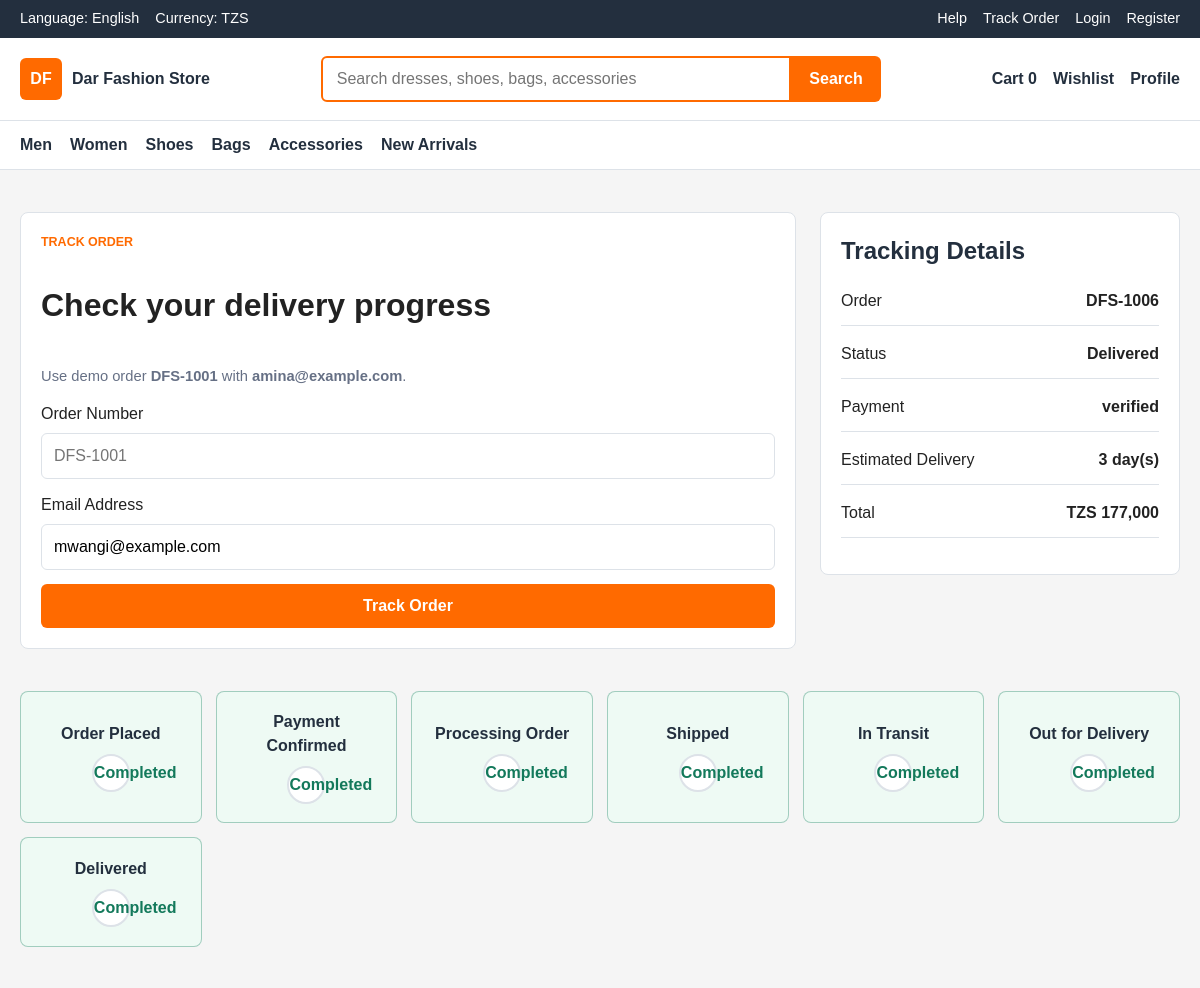
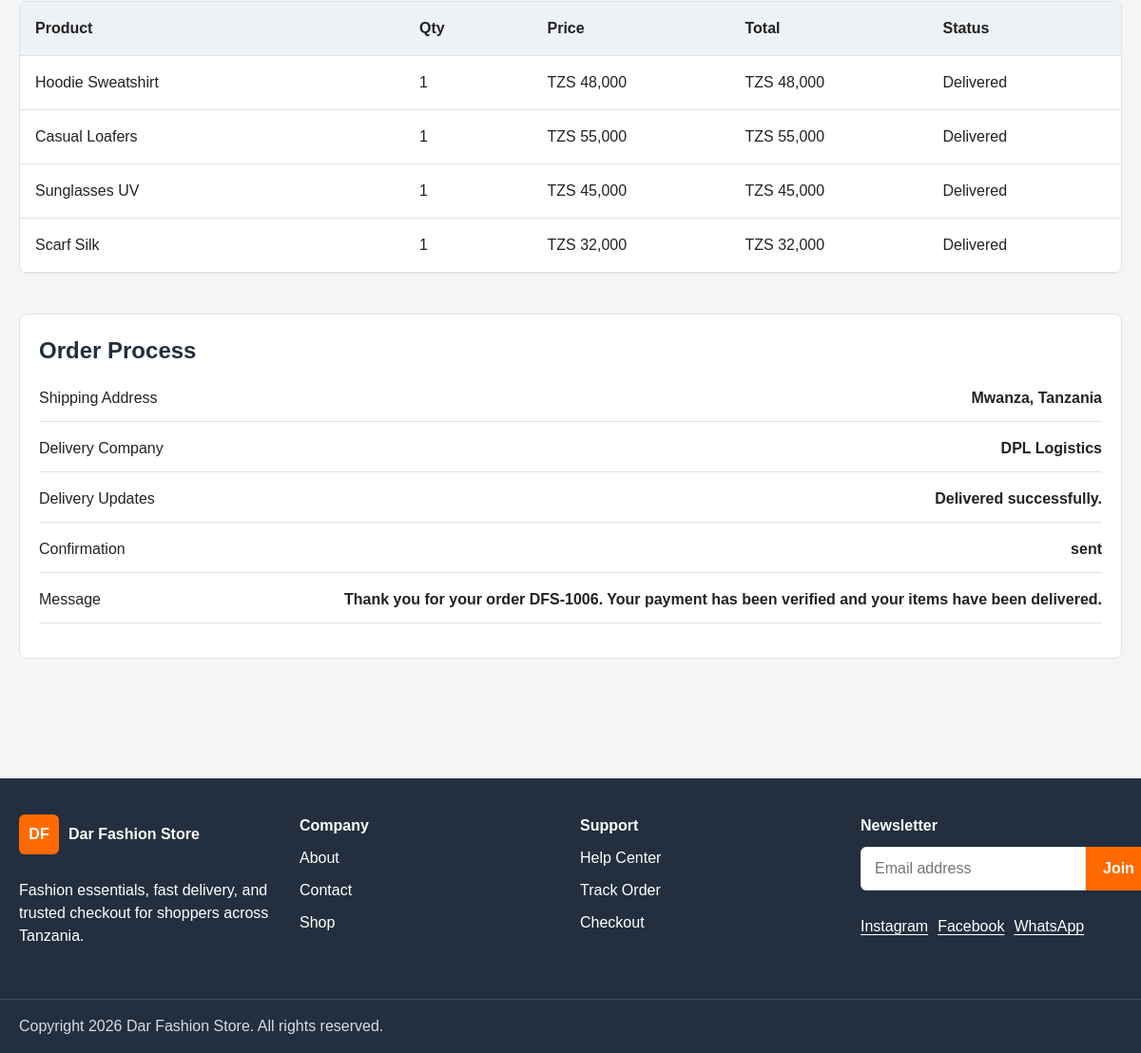
Screenshot of /track-order.php?email=mwangi@example.com with the database file from the repository (2 pictures, top to bottom).
### tables this page shows
CREATE TABLE orders (
    id INT UNSIGNED AUTO_INCREMENT PRIMARY KEY,
    order_number VARCHAR(40) NOT NULL UNIQUE,
    user_id INT UNSIGNED,
    customer_name VARCHAR(120) NOT NULL,
    customer_email VARCHAR(160) NOT NULL,
    customer_phone VARCHAR(30) NOT NULL,
    shipping_address TEXT NOT NULL,
    subtotal DECIMAL(10,2) NOT NULL DEFAULT 0.00,
    delivery_fee DECIMAL(10,2) NOT NULL DEFAULT 0.00,
    total DECIMAL(10,2) NOT NULL,
    status ENUM('pending', 'confirmed', 'processing', 'shipped', 'in_transit', 'out_for_delivery', 'delivered', 'cancelled') NOT NULL DEFAULT 'pending',
    delivery_company VARCHAR(120),
    delivery_notes TEXT,
    estimated_delivery_days INT UNSIGNED NOT NULL DEFAULT 1,
    created_at TIMESTAMP NOT NULL DEFAULT CURRENT_TIMESTAMP,
    updated_at TIMESTAMP NOT NULL DEFAULT CURRENT_TIMESTAMP ON UPDATE CURRENT_TIMESTAMP,
    CONSTRAINT fk_orders_user
        FOREIGN KEY (user_id) REFERENCES users(id)
        ON UPDATE CASCADE
        ON DELETE SET NULL,
    INDEX idx_orders_user (user_id),
    INDEX idx_orders_status (status),
    INDEX idx_orders_created_at (created_at)
);

CREATE TABLE payments (
    id INT UNSIGNED AUTO_INCREMENT PRIMARY KEY,
    order_id INT UNSIGNED NOT NULL,
    method ENUM('mobile_money', 'card_demo', 'cash_on_delivery') NOT NULL,
    amount DECIMAL(10,2) NOT NULL,
    payment_status ENUM('pending', 'verified', 'failed', 'refunded') NOT NULL DEFAULT 'pending',
    transaction_ref VARCHAR(120),
    provider_response TEXT,
    paid_at TIMESTAMP NULL,
    created_at TIMESTAMP NOT NULL DEFAULT CURRENT_TIMESTAMP,
    CONSTRAINT fk_payments_order
        FOREIGN KEY (order_id) REFERENCES orders(id)
        ON UPDATE CASCADE
        ON DELETE CASCADE,
    INDEX idx_payments_order (order_id),
    INDEX idx_payments_status (payment_status)
);

CREATE TABLE order_items (
    id INT UNSIGNED AUTO_INCREMENT PRIMARY KEY,
    order_id INT UNSIGNED NOT NULL,
    product_id INT UNSIGNED,
    product_name VARCHAR(180) NOT NULL,
    quantity INT UNSIGNED NOT NULL,
    price DECIMAL(10,2) NOT NULL,
    line_total DECIMAL(10,2) NOT NULL,
    created_at TIMESTAMP NOT NULL DEFAULT CURRENT_TIMESTAMP,
    CONSTRAINT fk_order_items_order
        FOREIGN KEY (order_id) REFERENCES orders(id)
        ON UPDATE CASCADE
        ON DELETE CASCADE,
    CONSTRAINT fk_order_items_product
        FOREIGN KEY (product_id) REFERENCES products(id)
        ON UPDATE CASCADE
        ON DELETE SET NULL,
    INDEX idx_order_items_order (order_id),
    INDEX idx_order_items_product (product_id)
);

CREATE TABLE order_confirmations (
    id INT UNSIGNED AUTO_INCREMENT PRIMARY KEY,
    order_id INT UNSIGNED NOT NULL,
    channel ENUM('email', 'sms', 'whatsapp') NOT NULL DEFAULT 'email',
    recipient VARCHAR(160) NOT NULL,
    subject VARCHAR(180),
    message TEXT NOT NULL,
    status ENUM('pending', 'sent', 'failed') NOT NULL DEFAULT 'pending',
    sent_at TIMESTAMP NULL,
    created_at TIMESTAMP NOT NULL DEFAULT CURRENT_TIMESTAMP,
    CONSTRAINT fk_order_confirmations_order
        FOREIGN KEY (order_id) REFERENCES orders(id)
        ON UPDATE CASCADE
        ON DELETE CASCADE,
    INDEX idx_order_confirmations_order (order_id)
);

### public/track-order.php (the view, shortened to what this page needs)
<?php
include __DIR__ . '/../app/includes/header.php';
$database = new Database();
$conn = $database->connect();
$orderNumber = strtoupper(trim($_GET['order_number'] ?? ''));
$email = trim($_GET['email'] ?? '');
$order = null;
$items = [];
$payment = null;
$confirmation = null;
if (($orderNumber !== '' || $email !== '') && $conn) {
    $sql = "SELECT * FROM orders WHERE 1=1";
    $params = [];
    if ($email !== '') {
        $sql .= " AND customer_email = ?";
        $params[] = $email;
    }
    $sql .= " ORDER BY created_at DESC LIMIT 1";
    $stmt = $conn->prepare($sql);
    $stmt->execute($params);
    $order = $stmt->fetch(PDO::FETCH_ASSOC);
    if ($order) {
        $stmt = $conn->prepare("SELECT * FROM order_items WHERE order_id = ?");
        $stmt->execute([$order['id']]);
        $items = $stmt->fetchAll(PDO::FETCH_ASSOC);
        $stmt = $conn->prepare("SELECT * FROM payments WHERE order_id = ? LIMIT 1");
        $stmt->execute([$order['id']]);
        $payment = $stmt->fetch(PDO::FETCH_ASSOC);
        $stmt = $conn->prepare("SELECT * FROM order_confirmations WHERE order_id = ? ORDER BY created_at DESC LIMIT 1");
        $stmt->execute([$order['id']]);
        $confirmation = $stmt->fetch(PDO::FETCH_ASSOC);
    } else {
        $error = 'No order found. Check the order number and email address.';
    }
}
$steps = [
    'pending' => 'Order Placed',
    'confirmed' => 'Payment Confirmed',
    'processing' => 'Processing Order',
    'shipped' => 'Shipped',
    'in_transit' => 'In Transit',
    'out_for_delivery' => 'Out for Delivery',
    'delivered' => 'Delivered'
];
$currentStatus = $order['status'] ?? '';
$stepKeys = array_keys($steps);
$currentIndex = array_search($currentStatus, $stepKeys, true);
?>
<main class="section">
    <div class="container checkout-layout">
        <form class="checkout-form" method="get">
            <p class="section-kicker">Track order</p>
            <h1>Check your delivery progress</h1>
            <p class="form-hint">Use demo order <strong>DFS-1001</strong> with <strong>amina@example.com</strong>.</p>
            <label>Order Number<input name="order_number" value="<?php echo htmlspecialchars($orderNumber); ?>" placeholder="DFS-1001"></label>
            <label>Email Address<input type="email" name="email" value="<?php echo htmlspecialchars($email); ?>" placeholder="amina@example.com"></label>
            <button class="button button--primary" type="submit">Track Order</button>
        </form>
        <aside class="summary-panel">
            <h2>Tracking Details</h2>
            <?php if ($order): ?>
                <p><span>Order</span><strong><?php echo htmlspecialchars($order['order_number']); ?></strong></p>
                <p><span>Status</span><strong><?php echo htmlspecialchars(ucfirst($order['status'])); ?></strong></p>
                <p><span>Payment</span><strong><?php echo htmlspecialchars($payment['payment_status'] ?? 'pending'); ?></strong></p>
                <p><span>Estimated Delivery</span><strong><?php echo (int) ($order['estimated_delivery_days'] ?? 1); ?> day(s)</strong></p>
                <p><span>Total</span><strong>TZS <?php echo number_format((float) $order['total'], 0); ?></strong></p>
            <?php else: ?>
                <p>Enter your order details to see tracking information.</p>
            <?php endif; ?>
        </aside>
    </div>
    <?php if ($order): ?>
        <section class="container section">
            <div class="tracking-steps">
                <?php foreach ($steps as $key => $label): ?>
                    <?php $isDone = $currentIndex !== false && $currentIndex >= array_search($key, $stepKeys, true); ?>
                    <article class="<?php echo $isDone ? 'tracking-step is-done' : 'tracking-step'; ?>">
                        <strong><?php echo htmlspecialchars($label); ?></strong>
                        <span><?php echo $isDone ? 'Completed' : 'Pending'; ?></span>
                    </article>
                <?php endforeach; ?>
            </div>
        </section>
        <section class="container cart-table">
            <div class="cart-row cart-row--head"><span>Product</span><span>Qty</span><span>Price</span><span>Total</span><span>Status</span></div>
            <?php foreach ($items as $item): ?>
                <div class="cart-row">
                    <span><?php echo htmlspecialchars($item['product_name']); ?></span>
                    <span><?php echo (int) $item['quantity']; ?></span>
                    <span>TZS <?php echo number_format((float) $item['price'], 0); ?></span>
                    <span>TZS <?php echo number_format((float) $item['line_total'], 0); ?></span>
                    <span><?php echo htmlspecialchars(ucfirst($order['status'])); ?></span>
                </div>
            <?php endforeach; ?>
        </section>
        <section class="container section">
            <div class="summary-panel">
                <h2>Order Process</h2>
                <p><span>Shipping Address</span><strong><?php echo htmlspecialchars($order['shipping_address']); ?></strong></p>
                <p><span>Delivery Company</span><strong><?php echo htmlspecialchars($order['delivery_company'] ?? 'To be assigned'); ?></strong></p>
                <p><span>Delivery Updates</span><strong><?php echo htmlspecialchars($order['delivery_notes'] ?? 'Your order update will appear here after the admin processes it.'); ?></strong></p>
                <p><span>Confirmation</span><strong><?php echo htmlspecialchars($confirmation['status'] ?? 'pending'); ?></strong></p>
                <p><span>Message</span><strong><?php echo htmlspecialchars($confirmation['message'] ?? 'Confirmation will be sent after checkout.'); ?></strong></p>
            </div>
        </section>
    <?php endif; ?>
</main>
<?php include __DIR__ . '/../app/includes/footer.php'; ?>

### assets/css/style.css (style rules this page uses)
:root { --primary: #ff6a00; --secondary: #232f3e; --accent: #ffd814; --background: #f5f5f5; --surface: #ffffff; --text: #222222; --muted: #667085; --border: #dde2e8; --success: #13795b; --shadow: 0 14px 35px rgba(35, 47, 62, 0.1); }
* { box-sizing: border-box; }
html { scroll-behavior: smooth; }
body { margin: 0; background: var(--background); color: var(--text); font-family: Arial, Helvetica, sans-serif; line-height: 1.5; }
button, input, select, textarea { font: inherit; }
.container { width: min(1200px, calc(100% - 40px)); margin: 0 auto; }
.section { padding: 42px 0; }
.section-kicker { margin: 0 0 8px; color: var(--primary); font-size: 0.78rem; font-weight: 700; letter-spacing: 0; text-transform: uppercase; }
.button { display: inline-flex; align-items: center; justify-content: center; min-height: 44px; border: 0; border-radius: 6px; padding: 0 18px; cursor: pointer; font-weight: 700; }
.button--primary { background: var(--primary); color: #fff; }
.hero-sidebar, .hero-panel, .filter-panel, .summary-panel, .auth-card, .checkout-form, .success-panel, .text-page { background: var(--surface); border: 1px solid var(--border); border-radius: 8px; padding: 20px; }
.hero-sidebar h2, .hero-panel h2, .summary-panel h2 { margin-top: 0; color: var(--secondary); }
.shop-layout, .cart-layout, .checkout-layout, .product-detail { display: grid; grid-template-columns: 280px 1fr; gap: 24px; align-items: start; }
.cart-layout, .checkout-layout, .product-detail { grid-template-columns: 1fr 360px; }
label { display: grid; gap: 7px; margin-bottom: 14px; }
input, select, textarea { border: 1px solid var(--border); border-radius: 6px; min-height: 44px; padding: 10px 12px; background: #fff; }
.cart-table { overflow: auto; background: var(--surface); border: 1px solid var(--border); border-radius: 8px; }
.cart-row { display: grid; grid-template-columns: 1.6fr 0.5fr 0.8fr 0.8fr 0.7fr; min-width: 720px; gap: 12px; align-items: center; padding: 16px; border-bottom: 1px solid var(--border); }
.cart-row--head { background: #eef2f6; font-weight: 800; }
.summary-panel p { display: flex; justify-content: space-between; gap: 16px; border-bottom: 1px solid var(--border); padding-bottom: 12px; }
.tracking-steps { display: grid; grid-template-columns: repeat(auto-fit, minmax(170px, 1fr)); gap: 14px; }
.tracking-step { min-height: 110px; display: grid; align-content: center; gap: 6px; border: 1px solid var(--border); border-radius: 8px; background: var(--surface); padding: 18px; }
.tracking-step strong { color: var(--secondary); }
.tracking-step span { color: var(--muted); }
.tracking-step.is-done { border-color: rgba(19, 121, 91, 0.35); background: #eefaf4; }
.tracking-step.is-done span { color: var(--success); font-weight: 700; }
.checkout-form { display: grid; }
.form-hint { color: var(--muted); font-size: 0.92rem; }
.tracking-step { position: relative; display: grid; justify-items: center; gap: 8px; color: var(--muted); text-align: center; }
.tracking-step span { display: grid; place-items: center; width: 38px; height: 38px; border-radius: 50%; border: 2px solid var(--border); background: #fff; font-weight: 800; }

### rows the page displays
orders: order_number "DFS-1006", status "Delivered", estimated_delivery_days "3", total "177,000", shipping_address "Mwanza, Tanzania", delivery_company "DPL Logistics", delivery_notes "Delivered successfully."
payments: payment_status "verified"
order_items: product_name "Hoodie Sweatshirt", quantity "1", price "48,000", line_total "48,000", order.status "Delivered"
order_items: product_name "Casual Loafers", quantity "1", price "55,000", line_total "55,000", order.status "Delivered"
order_items: product_name "Sunglasses UV", quantity "1", price "45,000", line_total "45,000", order.status "Delivered"
order_items: product_name "Scarf Silk", quantity "1", price "32,000", line_total "32,000", order.status "Delivered"
order_confirmations: status "sent", message "Thank you for your order DFS-1006. Your payment has been verified and your items have been delivered."

### other values shown
$cartCount "0"
$label "Order Placed"
$label "Payment Confirmed"
$label "Processing Order"
$label "Shipped"
$label "In Transit"
$label "Out for Delivery"
$label "Delivered"
